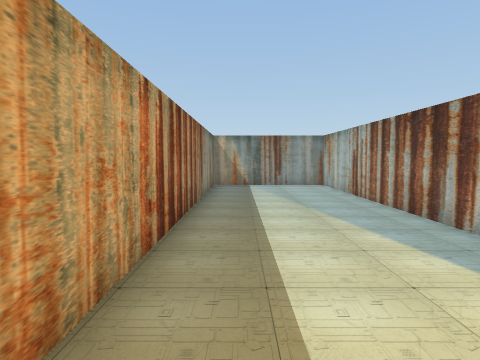
View 1 (above)

17 first-person views from a walk through a 3-D level made in the Unity game engine. The camera is 1.3 m above the floor, tilts 4° down and sees 75° across. The floor is counted in squares, 1 m on a side. Each view is taken from the middle of a square. On the plan, view 1 faces up. The plan holds only what a view shows up to about 14 squares ahead; the rest is blank. The place goes on beyond the plan. The player is left out.

View 2
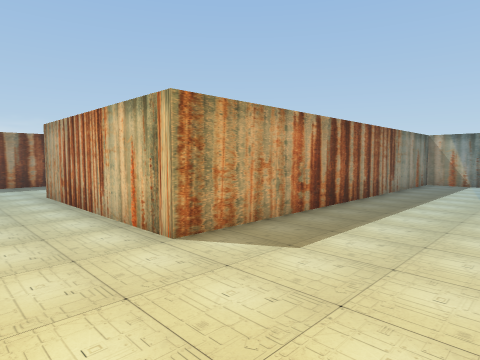

View 3
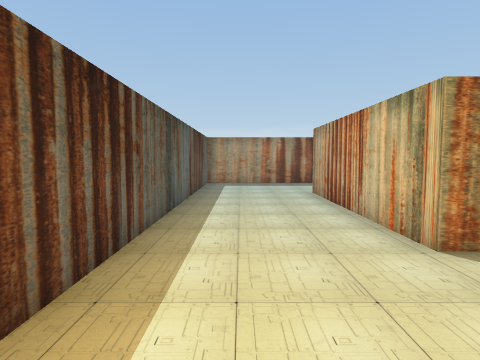

View 4
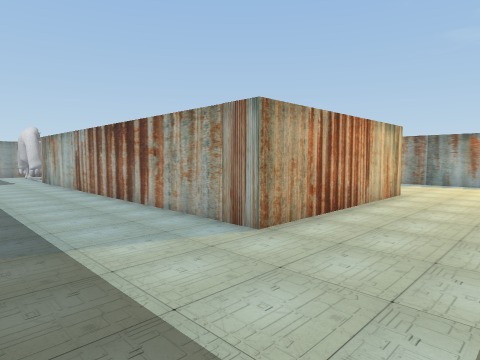

View 5
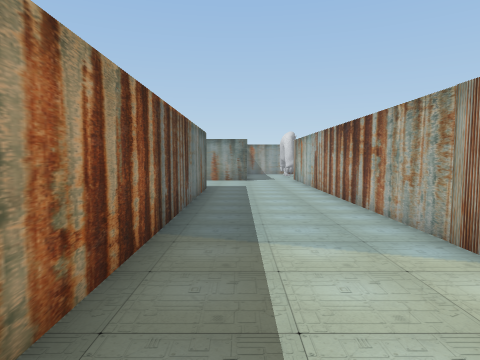

View 6
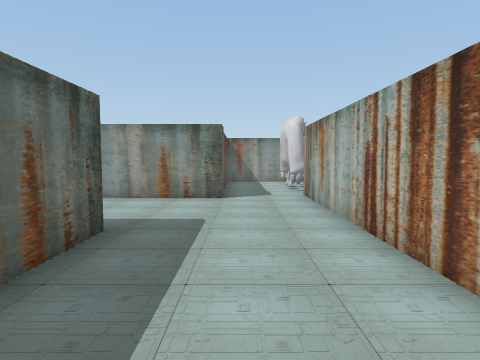

View 7
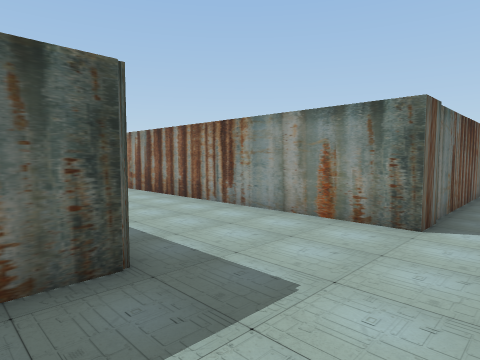

View 8
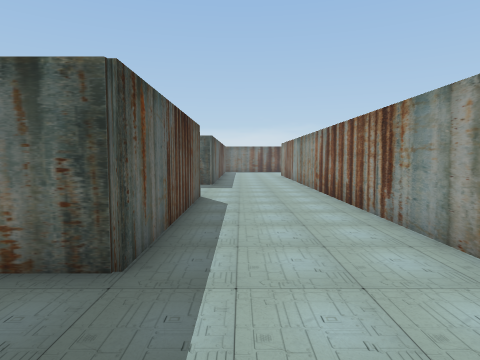

View 9
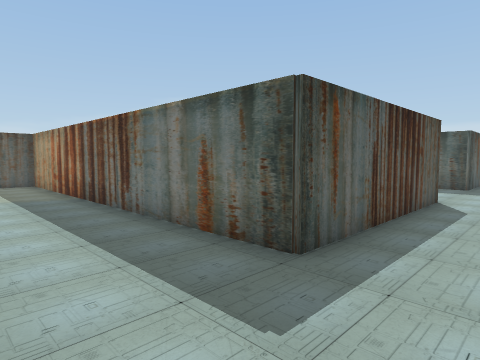

View 10
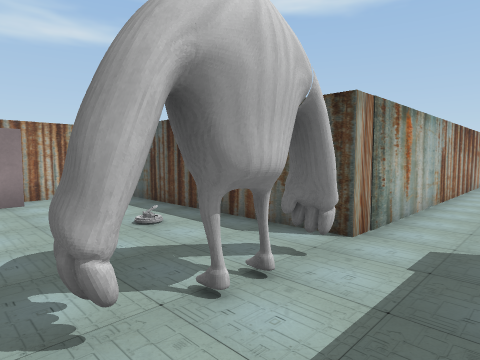

View 11
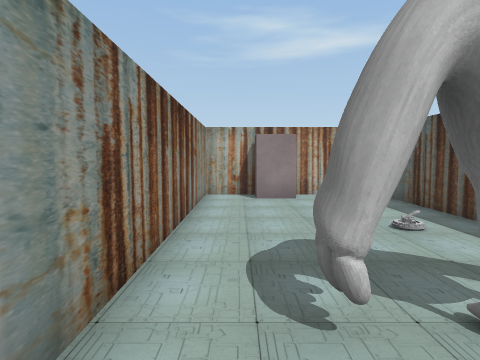

View 12
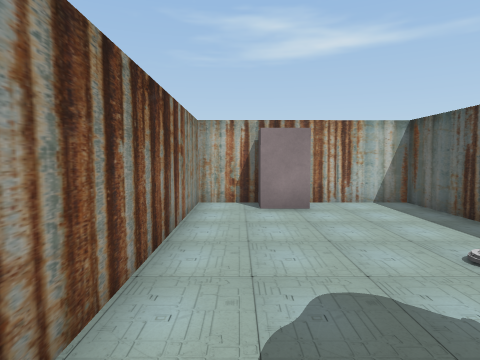

View 13
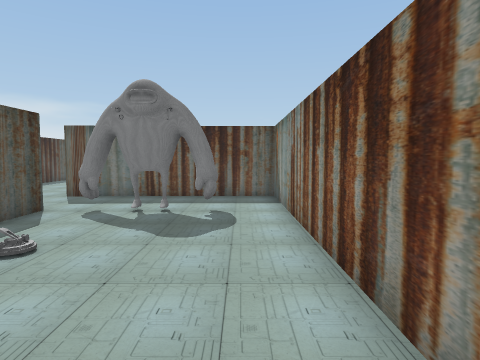

View 14
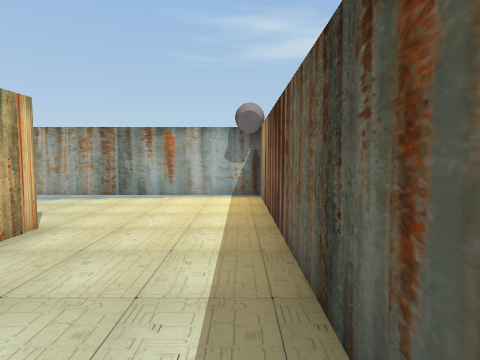

View 15
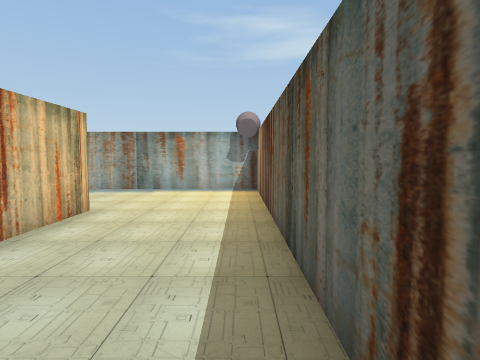

View 16
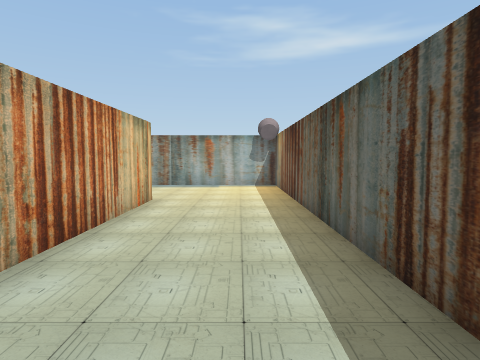

View 17
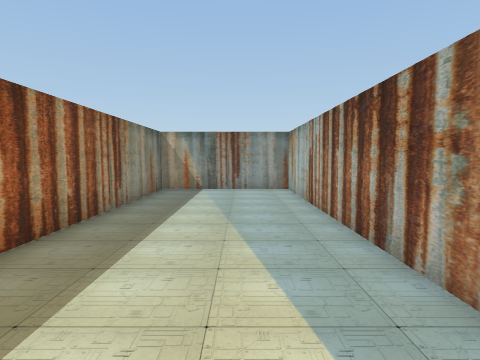

### Floor plan
Points are (right, up) in squares from view 1. A wall is a line through its corners. A room is listed if a view was taken in it or the views show most of it. See-through windows are left out.
Room 1 (views 1, 2, 3, 4, 5, 6, 7, 8, 9, 14, 15, 16, 17)
walls: (-11.7, 16.6) (-11.7, 15.1) (-20.6, 15.1); (-20.5, 10.7) (-13.4, 10.7) (-13.4, -3.7) (4, -3.7) (4, 15.1) (-1.3, 15.1) (-1.3, 0.7) (-8.7, 0.7) (-8.7, 16.1)
ways out: opening at (-10.5, 15.5) to room 2
Room 2 (views 10, 11, 12, 13)
walls: (-8.7, 16.1) (0.1, 16.1) (0.1, 22.2) (-11.7, 22.2) (-11.7, 16.6); (-1, 19.1) (-1, 20.5) (-0.1, 20.5)
ways out: opening at (-10.5, 15.5) to room 1
objects: other object (-9, 17) to (-8, 20)

Positions as (right, up) in squares from view 1, and headings:
1: (0, 0), facing up
2: (3, -2), facing up-left
3: (3, -2), facing left
4: (-13, -3), facing up-right
5: (-12, -3), facing up
6: (-11, 5), facing up
7: (-10, 9), facing up-left
8: (-10, 12), facing left
9: (-10, 13), facing down-left
10: (-11, 21), facing down-right
11: (-11, 21), facing right
12: (-9, 21), facing right
13: (-1, 21), facing left
14: (-7, -3), facing right
15: (-9, -3), facing right
16: (-11, -2), facing right
17: (2, 2), facing up
